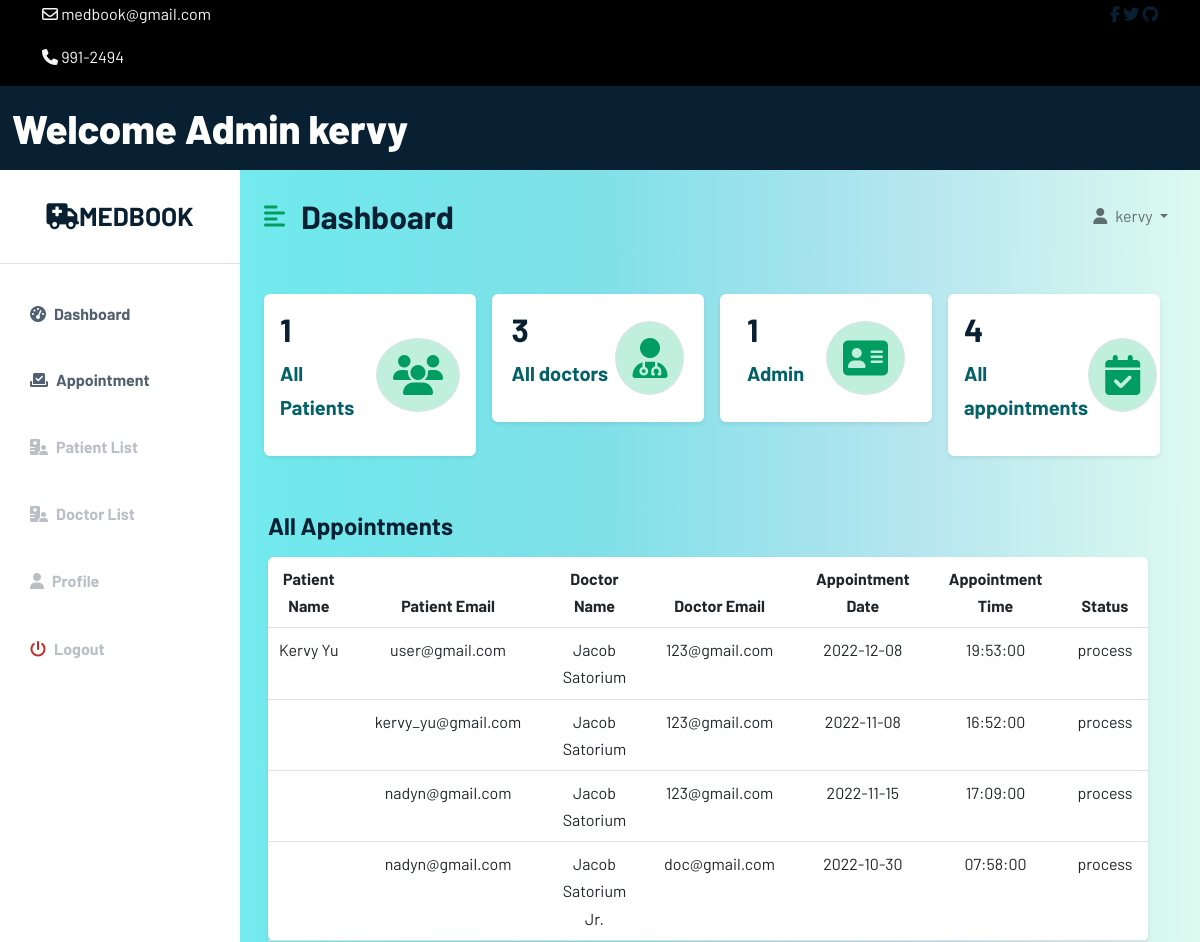
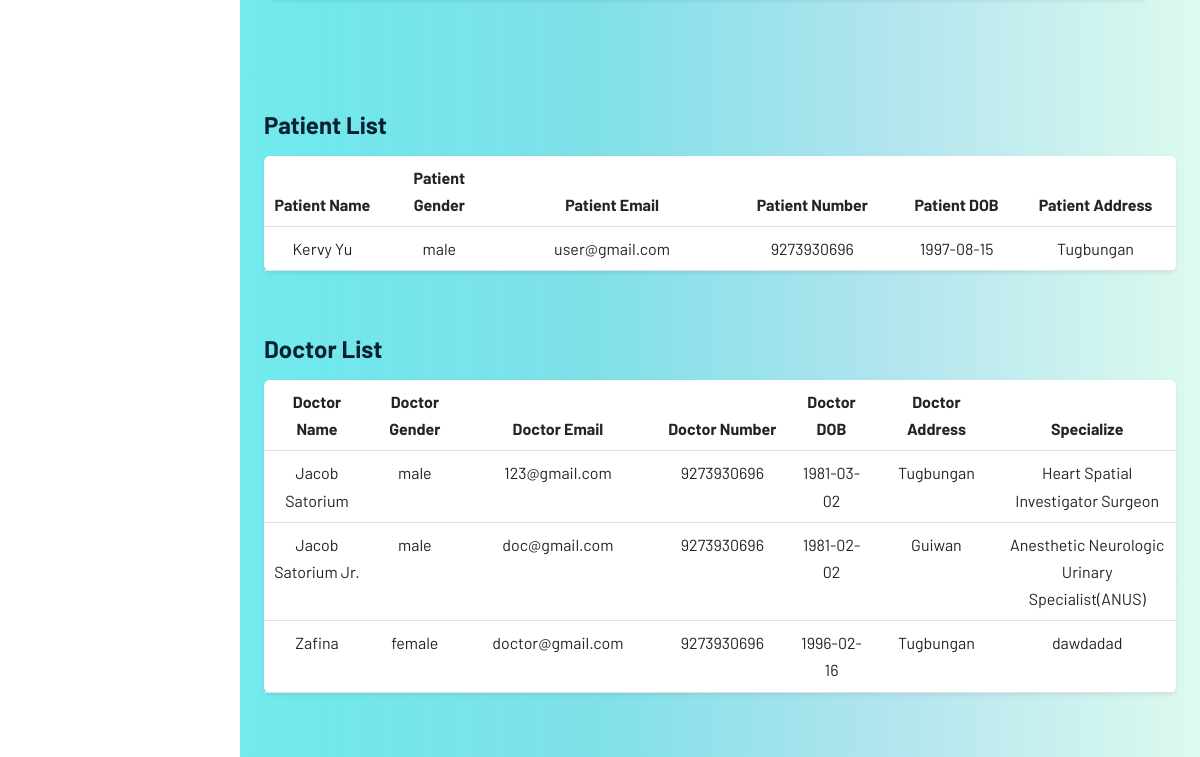
/admin/adminhome.php (signed in), run on an earlier commit of the app's database (2 pictures, top to bottom).
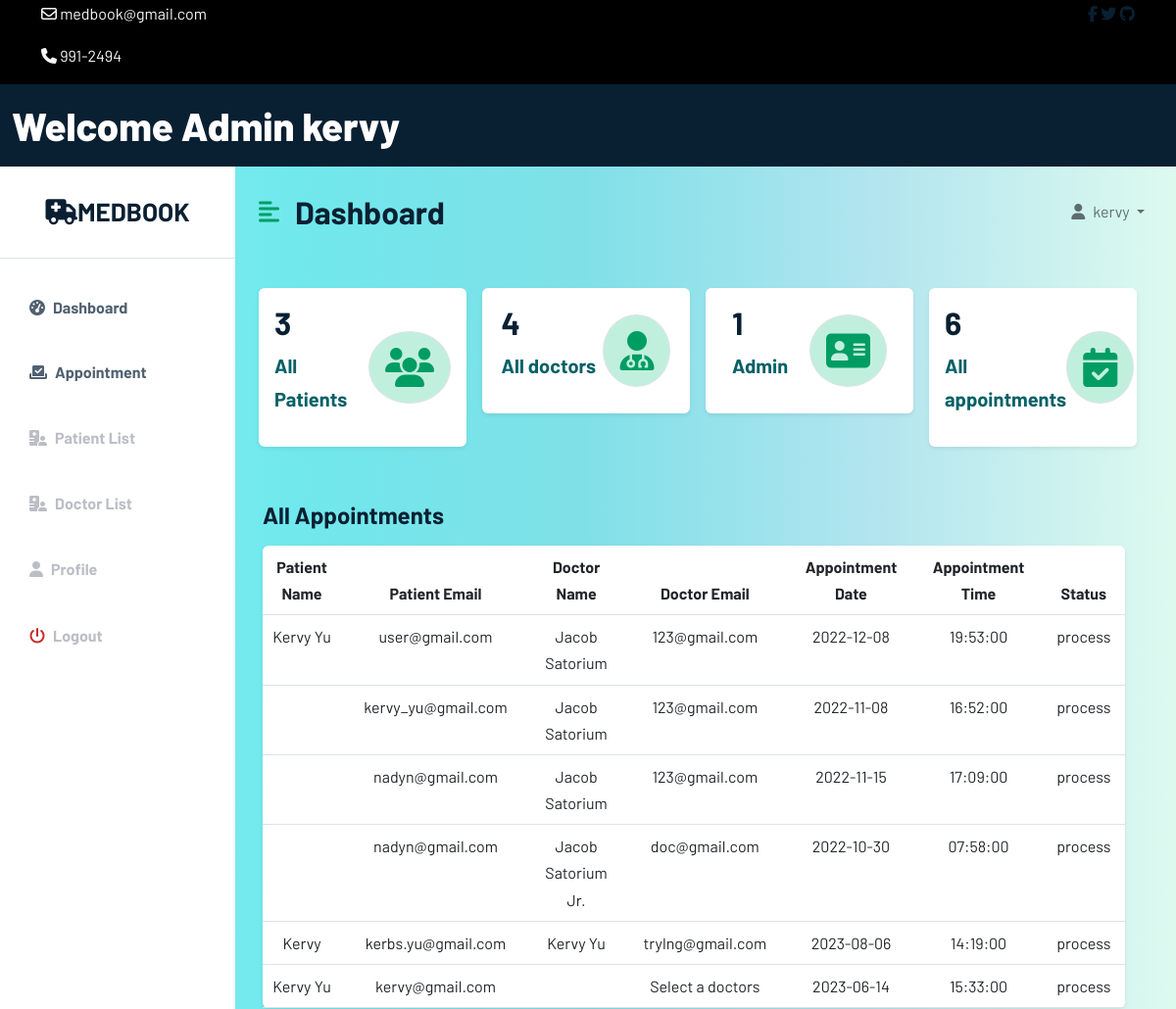
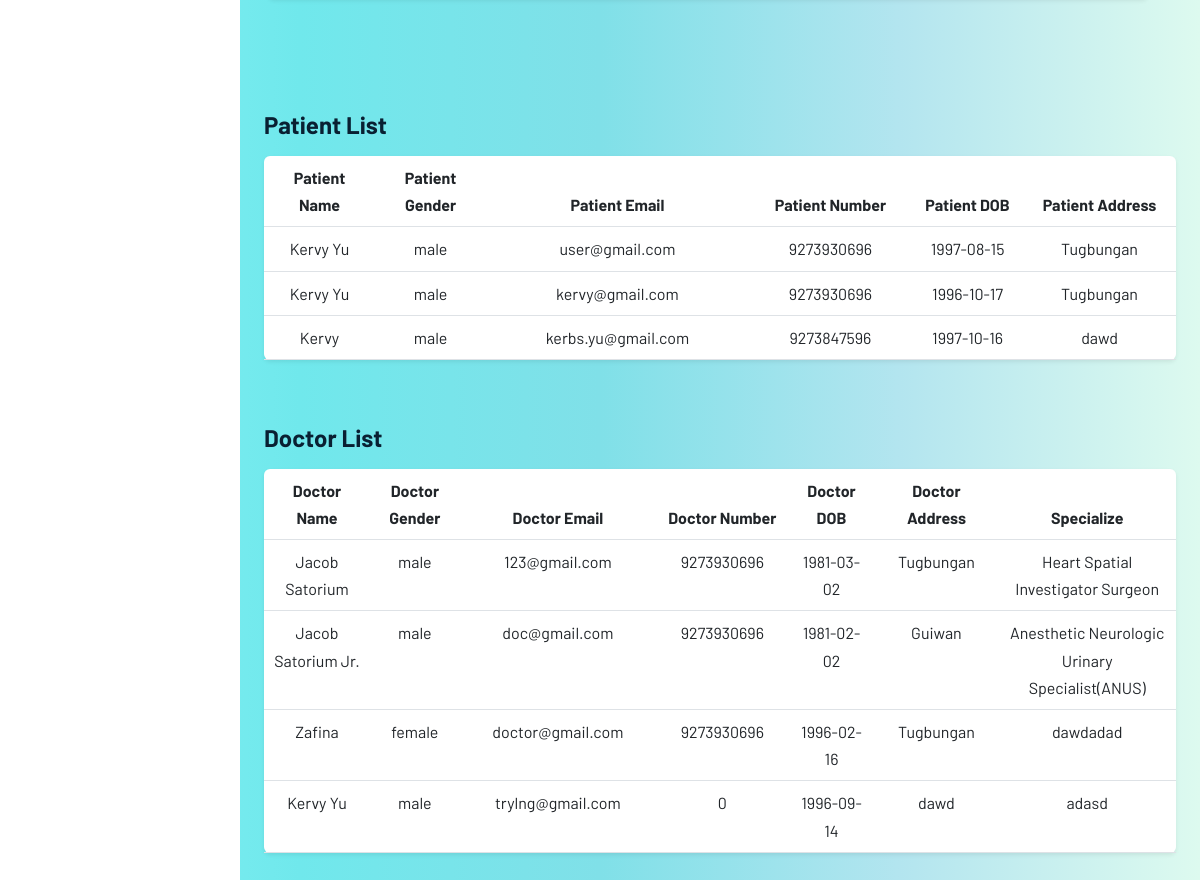
And on a later commit of the database (2 pictures, top to bottom).
### tables this page shows
CREATE TABLE `app_admin` (
  `adminID` int(11) NOT NULL,
  `admin_name` varchar(100) NOT NULL,
  `admin_email` varchar(100) NOT NULL,
  `admin_password` varchar(100) NOT NULL,
  `usertype` varchar(100) NOT NULL DEFAULT 'admin'
);

CREATE TABLE `appointment` (
  `requestID` int(11) NOT NULL,
  `d_name` varchar(100) NOT NULL,
  `p_email` varchar(100) NOT NULL,
  `appDate` date NOT NULL,
  `appTime` time NOT NULL,
  `appSymptoms` text NOT NULL,
  `appComments` text NOT NULL,
  `status` enum('process','ongoing','done','') NOT NULL DEFAULT 'process'
);

CREATE TABLE `patient` (
  `patientID` int(11) NOT NULL,
  `p_FullName` varchar(100) NOT NULL,
  `p_password` varchar(100) NOT NULL,
  `p_DOB` date NOT NULL,
  `p_gender` varchar(20) NOT NULL,
  `p_address` varchar(100) NOT NULL,
  `p_number` bigint(100) NOT NULL,
  `p_email` varchar(100) NOT NULL,
  `patient_type` varchar(100) NOT NULL DEFAULT 'user'
);

CREATE TABLE `doctor` (
  `doctorID` int(11) NOT NULL,
  `d_FullName` varchar(100) NOT NULL,
  `d_email` varchar(100) NOT NULL,
  `d_number` bigint(100) NOT NULL,
  `d_address` varchar(100) NOT NULL,
  `d_password` varchar(100) NOT NULL,
  `d_DOB` date NOT NULL,
  `d_gender` varchar(100) NOT NULL,
  `doctor_type` varchar(100) NOT NULL DEFAULT 'doctor',
  `d_specialize` text NOT NULL
);

### admin/adminhome.php (the view, shortened to what the rows shown need)
<?php
include 'C:\xampp\htdocs\Web_Tech\config\config.php';
include 'C:\xampp\htdocs\Web_Tech\admin\adminheader.php';
?>
<?php
$currentAd = $_SESSION['email'];
$sql = "SELECT * FROM app_admin WHERE admin_email = '$currentAd'";
$result = mysqli_query($conn, $sql);
if ($result) {
if (mysqli_num_rows($result) > 0) {
while ($row = mysqli_fetch_array($result)) {
?>
<!DOCTYPE html>
<html lang="en">
<head>
    <link href="https://cdn.jsdelivr.net/npm/bootstrap@5.2.0/dist/css/bootstrap.min.css" rel="stylesheet">
    <link rel="stylesheet" href="/Web_Tech/css/style.css">
    <link rel="stylesheet" href="/Web_Tech/css/dochome.css">
</head>
<body>
<div class="d-flex" id="wrapper">
    <div class="bg-white" id="sidebar-wrapper">
        <div class="sidebar-heading text-center py-4 primary-text fs-4 fw-bold text-uppercase border-bottom">
            <a href="#" class="navbar-brand mb-0" >
                <i class="fa-solid fa-truck-medical"></i>MedBook
            </a>
        </div>
        <div class="list-group list-group-flush my-3">
            <a href="adminhome.php" class="list-group-item list-group-item-action bg-transparent second-text active"><i
                    class="fas fa-tachometer-alt me-2"></i>Dashboard</a>
            <a href="adminapp.php" class="list-group-item list-group-item-action bg-transparent second-text active"><i
                        class="fas fa-check-to-slot me-2"></i>Appointment</a>
            <a href="adminpatient.php" class="list-group-item list-group-item-action bg-transparent second-text fw-bold">
                <i class="fas fa-hospital-user me-2"></i>Patient List</a>
            <a href="admindoc.php" class="list-group-item list-group-item-action bg-transparent second-text fw-bold">
                <i class="fas fa-hospital-user me-2"></i>Doctor List</a>
            <a href="doctorprofile.php" class="list-group-item list-group-item-action bg-transparent second-text fw-bold"><i
                    class="fas fa-user me-2"></i>Profile</a>
            <a href="/Web_Tech/user/userlogout.php" class="list-group-item list-group-item-action bg-transparent second-text fw-bold"><i
                    class="fas fa-power-off me-2" style="color: #c72a2a;"></i>Logout</a>
        </div>
    </div>
    <div id="page-content-wrapper">
        <nav class="navbar navbar-expand-lg navbar-light bg-transparent py-4 px-4">
            <div class="d-flex align-items-center">
                <i class="fas fa-align-left primary-text fs-4 me-3" id="menu-toggle"></i>
                <h2 class="fs-2 m-0">Dashboard</h2>
            </div>
            <div class="collapse navbar-collapse" id="navbarSupportedContent">
                <ul class="navbar-nav ms-auto" id="nav_right">
                    <li class="nav-item dropdown collapse navbar-collapse" id="navbarSupportedContent">
                        <a class="nav-link dropdown-toggle" id="navbarDropdownMenuLink" role="button" data-bs-toggle="dropdown" aria-expanded="false">
                            <i class="fas fa-user me-2"></i><?php echo $row['admin_name'];?>
                        </a>
                    </li>
                </ul>
            </div>
            <?php
            }
            }
            }
            ?>
        </nav>
        <div class="container-fluid px-4">
            <div class="row g-3 my-2">
            <div class="row my-5">
                <div class="col text-center">
                    <table class="table bg-white rounded shadow-sm  table-hover">
                        <thead>
                        <tr class="text-center">
                            <th  scope="col" width="50">Patient Name</th>
                            <th  scope="col" width="50">Patient Email</th>
                            <th scope="col" width="40">Doctor Name</th>
                            <th scope="col" width="40">Doctor Email</th>
                            <th scope="col" width="50">Appointment Date</th>
                            <th scope="col" width="30">Appointment Time</th>
                            <th scope="col" width="30">Status</th>
                        </tr>
                        </thead>
                        <tbody>
                        <?php
                        $sql = "SELECT requestID, p_FullName, a.p_email, d_FullName, d_name, appDate, appTime, status FROM appointment a
                        LEFT JOIN patient p ON p.p_email = a.p_email
                        LEFT JOIN doctor d ON d.d_email = a.d_name";
                        $result = mysqli_query($conn, $sql);
                        if (mysqli_num_rows($result)>0)
                        {
                            while ($row=mysqli_fetch_array($result))
                            {
                        ?>
                                    <tr class="text-center">
                                        <td><?php echo $row['p_FullName'];?></td>
                                        <td><?php echo $row['p_email'];?></td>
                                        <td><?php echo $row['d_FullName'];?></td>
                                        <td><?php echo $row['d_name'];?></td>
                                        <td><?php echo $row['appDate'];?></td>
                                        <td><?php echo $row['appTime'];?></td>
                                        <td><?php echo $row['status'];?></td>
                                    </tr>
                                    <?php
                                    }
                                    }
                                    else{
                                    ?>
                                <tr>
                                    <td style=" text-transform: capitalize;" class ="text-center" colspan="9"><h3>no items added</h3></td>
                                </tr>
                        <?php
                           }
                        ?>
                        </tbody>
                    </table>
                </div>
            </div>
        </div>
                <div class="row my-5">
                <div class="col text-center">
                    <form class="form" role="form" method="POST" accept-charset="UTF-8">
                        <table class="table bg-white rounded shadow-sm  table-hover">
                            <thead>
                            <tr>
                                <th scope="col" width="50">Patient Name</th>
                                <th scope="col" width="50">Patient Gender</th>
                                <th scope="col" width="30">Patient Email</th>
                                <th scope="col" width="50">Patient Number</th>
                                <th scope="col" width="50">Patient DOB</th>
                                <th scope="col" width="50">Patient Address</th>
                            </tr>
                            </thead>
                            <tbody>
                            <?php
                            $sql = "SELECT * FROM patient";
                            $result = mysqli_query($conn, $sql);
                            if ($result) {
                                if (mysqli_num_rows($result) > 0) {
                                    while ($row = mysqli_fetch_array($result)) {
                                        ?>
                                        <tr>
                                            <td><?php echo $row['p_FullName'] ?></td>
                                            <td><?php echo $row['p_gender'] ?></td>
                                            <td><?php echo $row['p_email'] ?></td>
                                            <td><?php echo $row['p_number'] ?></td>
                                            <td><?php echo $row['p_DOB'] ?></td>
                                            <td><?php echo $row['p_address'] ?></td>
                                        </tr>
                                        <?php
                                    }
                                }
                            }
                            ?>
                            </tbody>
                        </table>
                    </form>
                </div>
            </div>
                <div class="row my-5">
                    <div class="col text-center">
                        <form class="form" role="form" method="POST" accept-charset="UTF-8">
                            <table class="table bg-white rounded shadow-sm  table-hover">
                                <thead>
                                <tr>
                                    <th scope="col" width="50">Doctor Name</th>
                                    <th scope="col" width="50">Doctor Gender</th>
                                    <th scope="col" width="30">Doctor Email</th>
                                    <th scope="col" width="50">Doctor Number</th>
                                    <th scope="col" width="50">Doctor DOB</th>
                                    <th scope="col" width="50">Doctor Address</th>
                                    <th scope="col" width="50">Specialize</th>
                                </tr>
                                </thead>
                                <tbody>
                                <?php
                                $sql = "SELECT * FROM doctor";
                                $result = mysqli_query($conn, $sql);
                                if ($result) {
                                    if (mysqli_num_rows($result) > 0) {
                                        while ($row = mysqli_fetch_array($result)) {
                                            ?>
                                            <tr>
                                                <td><?php echo $row['d_FullName'] ?></td>
                                                <td><?php echo $row['d_gender'] ?></td>
                                                <td><?php echo $row['d_email'] ?></td>
                                                <td><?php echo $row['d_number'] ?></td>
                                                <td><?php echo $row['d_DOB'] ?></td>
                                                <td><?php echo $row['d_address'] ?></td>
                                                <td><?php echo $row['d_specialize'] ?></td>
                                            </tr>
                                            <?php
                                        }
                                    }
                                }
                                ?>
                                </tbody>
                            </table>
                        </form>
                    </div>
                </div>
    </div>
</div>
</div>
</body>
</html>

### admin/adminheader.php (shortened to what the rows shown need)
<?php
$currentAd = $_SESSION['email'];
$sql = "SELECT * FROM app_admin WHERE admin_email = '$currentAd'";
$result = mysqli_query($conn, $sql);
if ($result) {
if (mysqli_num_rows($result) > 0) {
while ($row = mysqli_fetch_array($result)) {
?>
<!DOCTYPE html>
<html lang="en">
<head>
    <link href="https://cdn.jsdelivr.net/npm/bootstrap@5.2.0/dist/css/bootstrap.min.css" rel="stylesheet">
    <link rel="stylesheet" type="text/css" href="/Web_Tech/css/style.css">
    <link rel="stylesheet" type="text/css" href="/Web_Tech/css/dochome.css">
</head>
<body>
<div class="top-nav" id="home" style="background-color: black">
    <div class="container">
        <div class="row justify-content-between">
            <div class="col-auto">
                <p>
                    <i class="fa-regular fa-envelope"></i>
                    <span>medbook@gmail.com</span>
                </p>
                <p>
                    <i class="fa-solid fa-phone"></i>
                    <span>991-2494</span>
                </p>
            </div>
            <div class="col-auto social-icons">
                <a href=""><i class="fa-brands fa-facebook-f"></i></a>
                <a href=""><i class="fa-brands fa-twitter"></i></i></a>
                <a href=""><i class="fa-brands fa-github"></i></i></a>
            </div>
        </div>
    </div>
</div>
<div class="container-fluid" id="wrapper-header">
    <nav class="navbar navbar-inverse navbar-fixed-top" role="navigation">
        <div class="navbar-header">
            <a class="navbar-brand" id="docheader" href="adminhome.php">Welcome Admin <?php echo $row['admin_name'];?></a>
        </div>
    </nav>
</div>
<?php
}
}
}
?>
</body>
</html>

What changed in the data, as far as the page shows it:
added appointment: patient.p_FullName "Kervy", p_email "kerbs.yu@gmail.com", doctor.d_FullName "Kervy Yu", d_name "trylng@gmail.com", appDate "2023-08-06", appTime "14:19:00", status "process"
added appointment: patient.p_FullName "Kervy Yu", p_email "kervy@gmail.com", d_name "Select a doctors", appDate "2023-06-14", appTime "15:33:00", status "process"
added patient: p_FullName "Kervy Yu", p_gender "male", p_email "kervy@gmail.com", p_number "9273930696", p_DOB "1996-10-17", p_address "Tugbungan"
added patient: p_FullName "Kervy", p_gender "male", p_email "kerbs.yu@gmail.com", p_number "9273847596", p_DOB "1997-10-16", p_address "dawd"
added doctor: d_FullName "Kervy Yu", d_gender "male", d_email "trylng@gmail.com", d_number "0", d_DOB "1996-09-14", d_address "dawd", d_specialize "adasd"
Also different on the page:
$row: "1" → "3"
$row: "3" → "4"
$row: "4" → "6"
